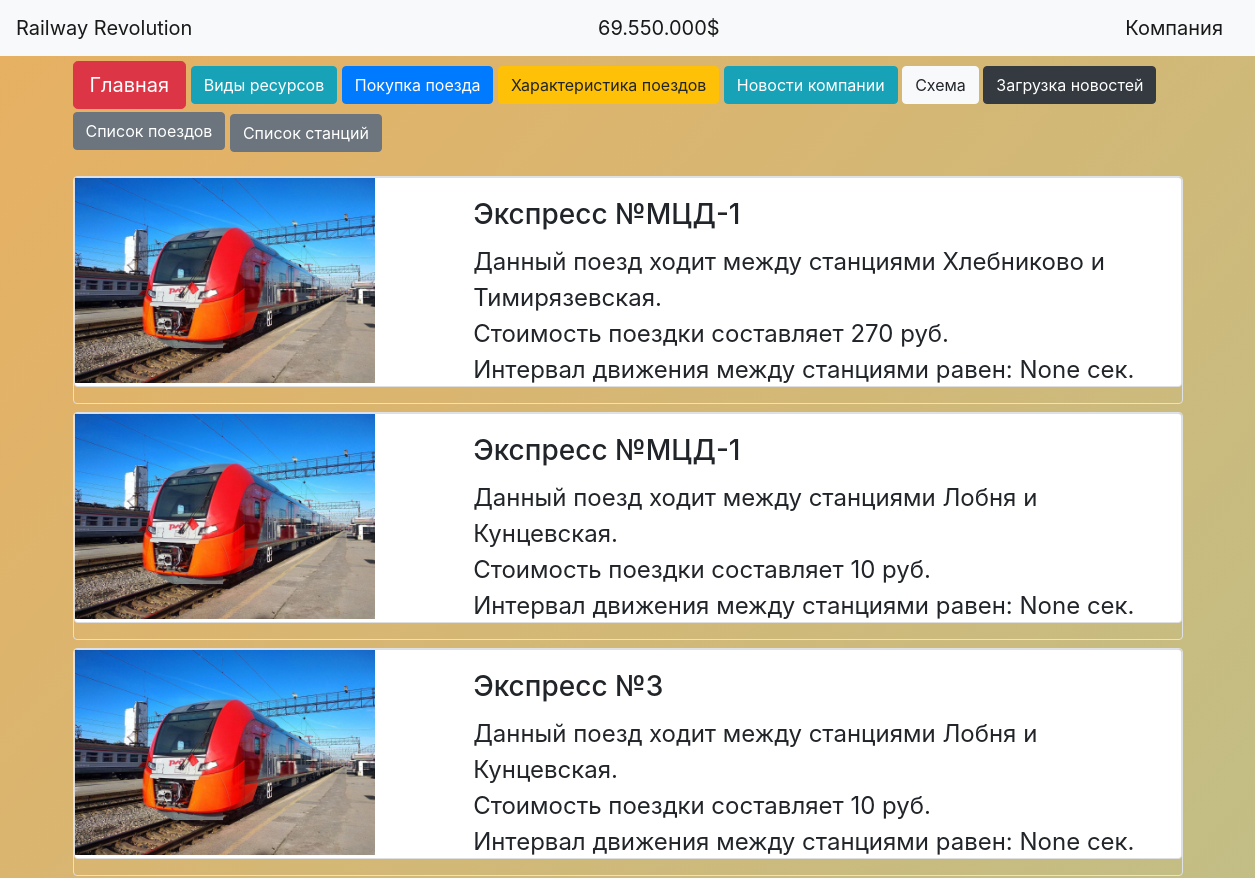
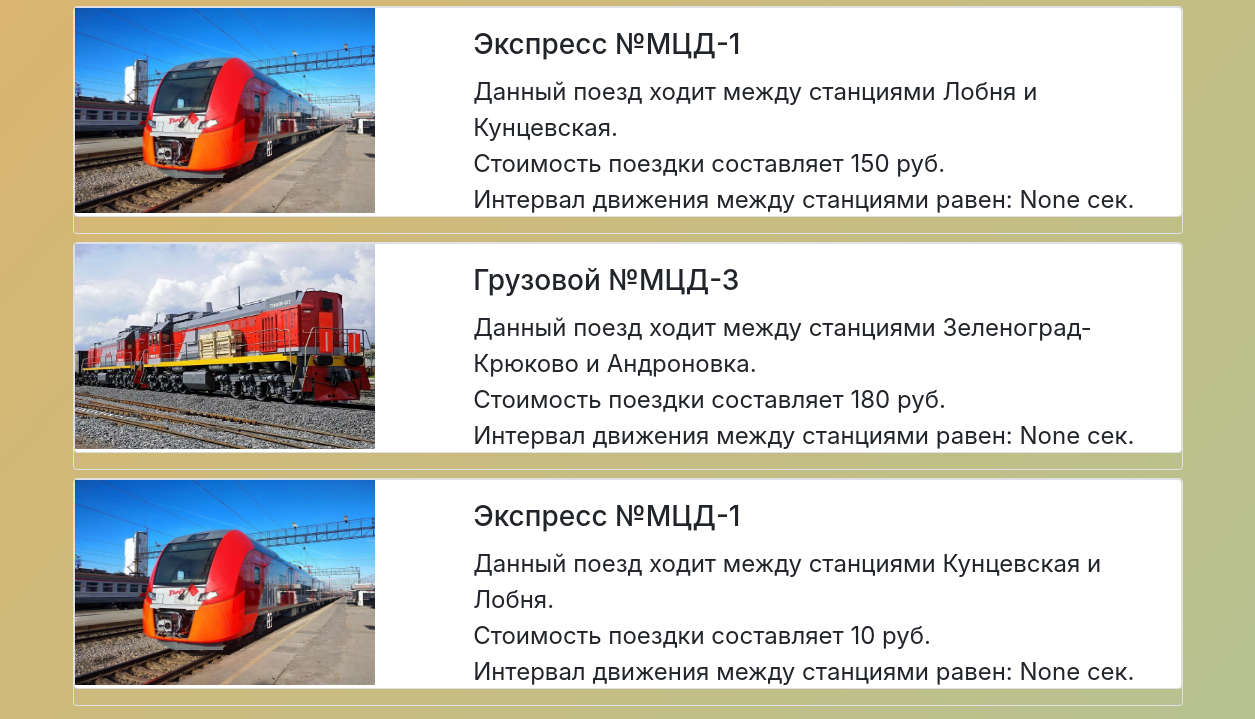
Before: /list_trains (signed in) with the older database file (2 pictures, top to bottom).
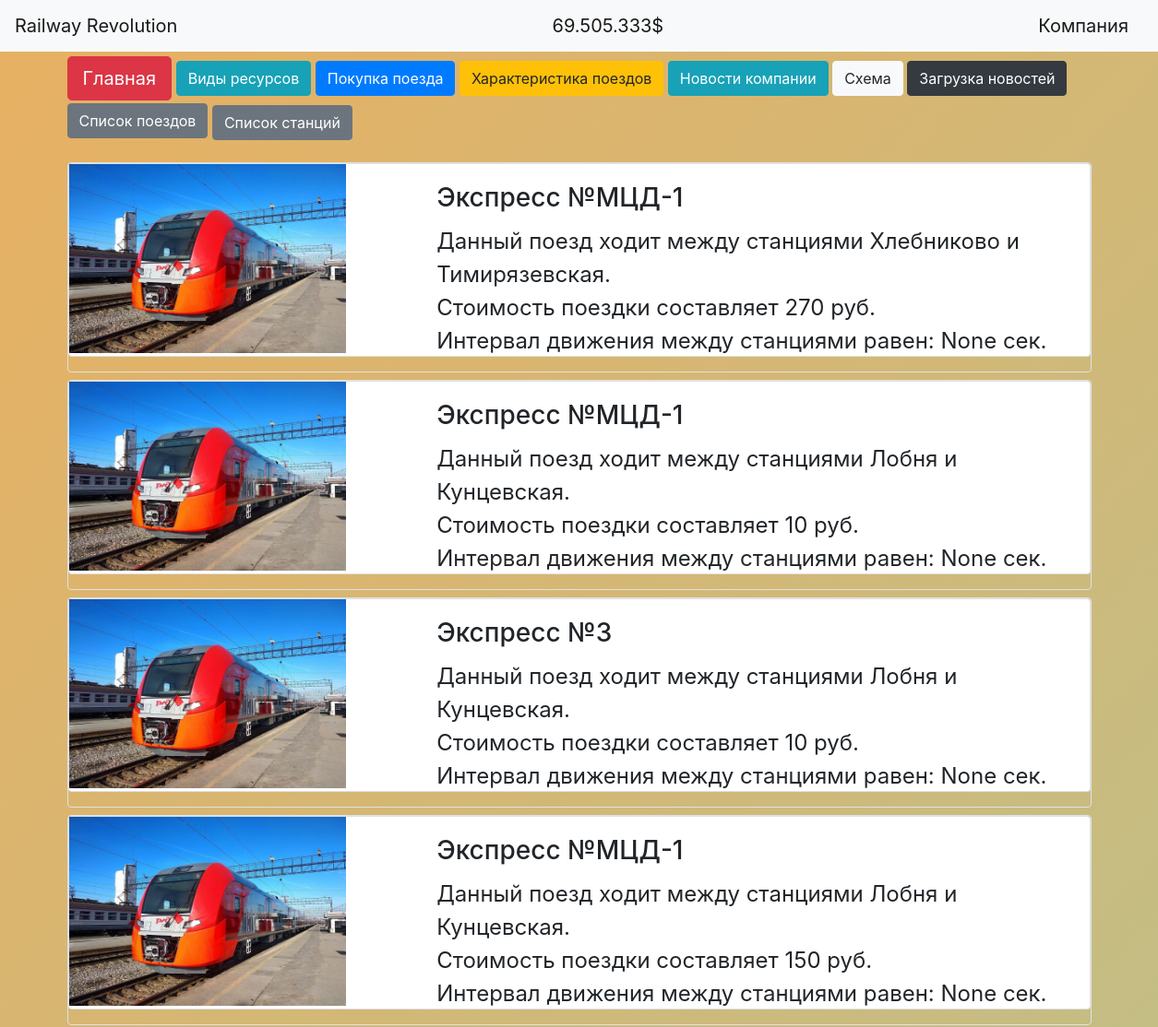
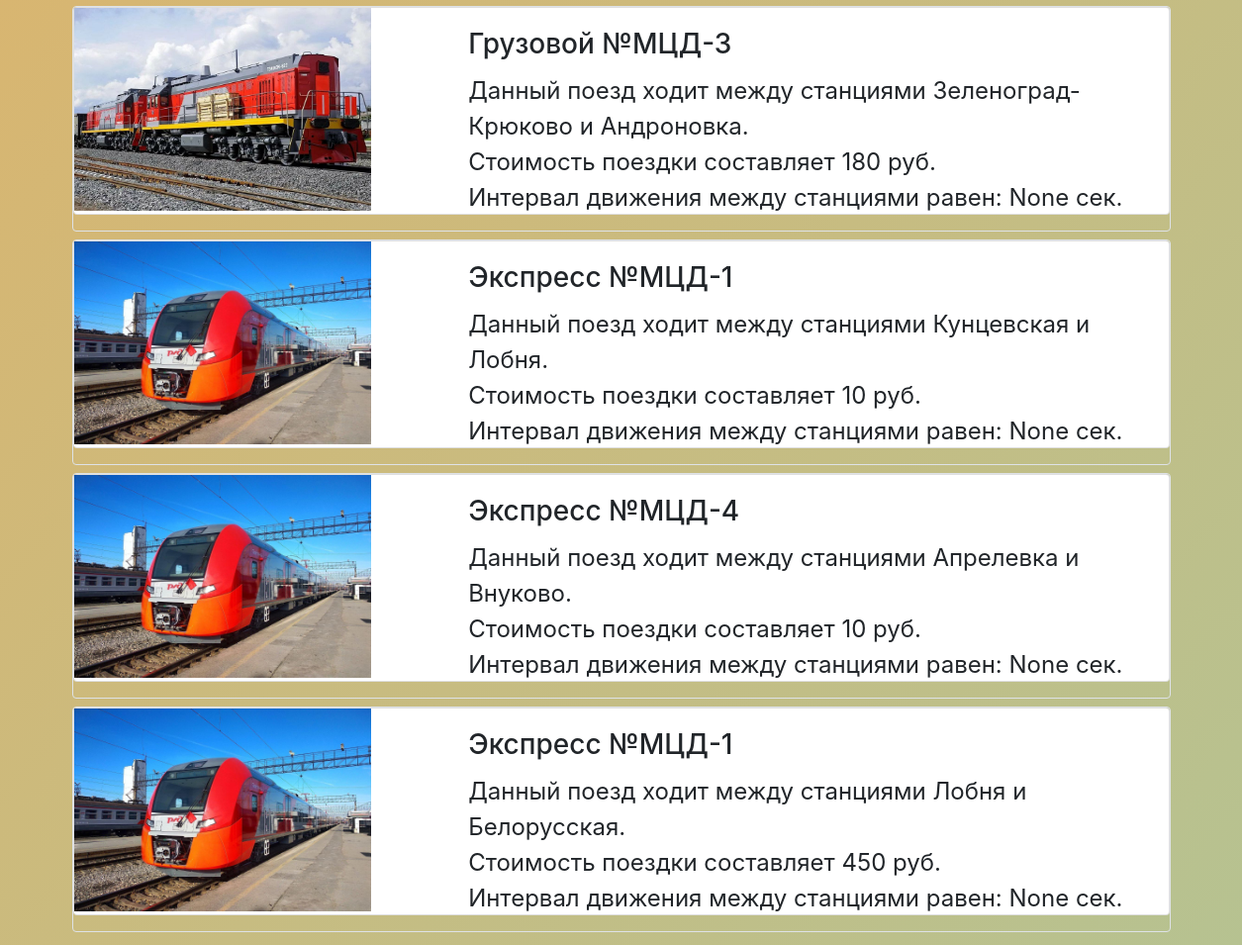
After: the same page with the newer database file (2 pictures, top to bottom).
### data/trains.py (models this page shows)
class Trains(SqlAlchemyBase, SerializerMixin):
    __tablename__ = 'trains'
    id = sqlalchemy.Column(sqlalchemy.Integer,
                           primary_key=True, autoincrement=True)
    name = sqlalchemy.Column(sqlalchemy.String, nullable=True)
    station1 = sqlalchemy.Column(sqlalchemy.String, nullable=True)
    station2 = sqlalchemy.Column(sqlalchemy.String, nullable=True)
    travel_time = sqlalchemy.Column(sqlalchemy.Integer, nullable=True)
    price = sqlalchemy.Column(sqlalchemy.Integer, nullable=True)
    line_id = sqlalchemy.Column(sqlalchemy.Integer,
                                sqlalchemy.ForeignKey("lines.id"))

### server.py (the view)
@app.route('/list_trains')
def list_trains():
    db_sess = db_session.create_session()
    buying_info = db_sess.query(Trains)
    if current_user.is_authenticated:
        is_authenticated = True
    else:
        is_authenticated = False
    return render_template('list_trains.html', **CONST_PARAMS, buying_info=buying_info,
                           is_authenticated=is_authenticated, title='Список поездов')

### data/db_session.py (called while the page is built)
def create_session() -> Session:
    global __factory
    return __factory()

### server.py (called while the page is built)
@app.route
@login_manager.user_loader
def load_user(user_id):
    db_sess = db_session.create_session()
    return db_sess.query(User).get(user_id)

### templates/list_trains.html (shortened to what this page needs)
{% extends "base.html" %}
{% block content %}
{% if current_user.is_authenticated %}
{% for item in buying_info%}
<div class="col-md6 border rounded" style="margin-top: 8px;">
    <div class="card mb-3" style="width: auto; height: 210px;;">
        <div class="row g-0">
            <div class="col-md-4">
                {% if 'Экспресс' in item.name %}
                <img src="/static/img/lastochka.jpg" style="width: 300px; height: 205px;" class="img-fluid rounded-start"
                     alt="...">
                {% elif 'Пригородный' in item.name %}
                <img src="/static/img/ivolga.jpg" style="width: 300px; height: 205px;" class="img-fluid rounded-start"
                     alt="...">
                {% elif 'Грузовой' in item.name %}
                <img src="/static/img/locomotive.jpg" style="width: 300px; height: 205px;" class="img-fluid rounded-start"
                     alt="...">
                {%endif%}
            </div>
            <div class="col-md-8" style="margin-bottom: 4px;">
                <div class="card-body">
                    <h3 class="card-title">{{item.name}}</h3>
                    <div style="font-size: 24px;" class="card-text">Данный поезд ходит между станциями {{item.station1}} и {{item.station2}}.</div>
                    <div style="margin-top: 0px; font-size: 24px;">Стоимость поездки составляет {{item.price}} руб.</div>
                    <div style="font-size: 24px; margin-bottom: 5px;">Интервал движения между станциями равен: {{item.travel_time}} сек.</div>
                </div>
            </div>
        </div>
    </div>
</div>
{% endfor %}
{% endif %}
{% endblock %}

### templates/base.html (shortened to what this page needs)
<!DOCTYPE html>
<html lang="en">
<head>
    <link rel="stylesheet" href="https://stackpath.bootstrapcdn.com/bootstrap/4.4.1/css/bootstrap.min.css"
>
    <link rel="stylesheet" type="text/css" href="/static/css/style.css"></link>
</head>
<body>
<header>
    <nav class="navbar navbar-light bg-light">
        <a class="navbar-brand" href="/">Railway Revolution</a>
        <a class="navbar-brand"> {{ money }} </a>
        {% if current_user.is_authenticated %}
        <a class="navbar-brand" href="/logout">{{ current_user.name }}</a>
        {% else %}
        <p>
            <a class="btn btn-primary " href="/register">Зарегистрироваться</a>
            <a class="btn btn-success" href="/login">Войти</a>
        </p>
        {% endif %}
    </nav>
</header>
<main role="main" class="container">
    <div id="shapka_div" style="margin-top: 5px;">
        <p>
            <a class="btn btn-danger btn-lg" href="/">Главная</a>
            <a class="btn btn-info" href="/resources">Виды ресурсов</a>
            <a class="btn btn-primary" href="/buying_train">Покупка поезда</a>
            <a class="btn btn-warning" href="/train_info">Характеристика поездов</a>
            <a class="btn btn-info" href="/news">Новости компании</a>
            <a class="btn btn-light" href="/scheme">Схема</a>
            <a class="btn btn-dark" href="/load_news_by_txt">Загрузка новостей</a>
            <a class="btn btn-secondary" href="/list_trains">Список поездов</a>
            <a class="btn btn-secondary" style="margin-top: 5px;" href="/list_stations">Список станций</a>
        </p>
    </div>
    {% block content %}{% endblock %}
</main>
</body>
</html>

Changed rows visible on the page:
added Trains: name "Экспресс №МЦД-4", station1 "Апрелевка", station2 "Внуково", price "10", travel_time "None"
added Trains: name "Экспресс №МЦД-1", station1 "Лобня", station2 "Белорусская", price "450", travel_time "None"
Other visible differences:
{{ money }}: "69.550.000$" → "69.505.333$"
